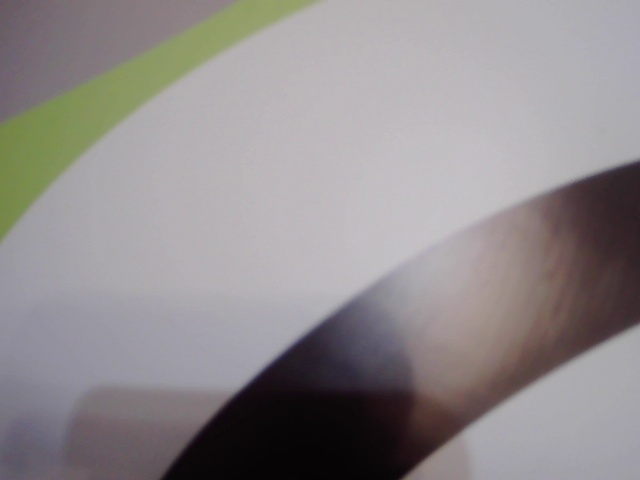
#> input picture notebooks/images/batch01/00b4f331-94f5-4e1f-bf18-1a7c91af62e0.jpg, 640 x 480 px
$ python -i image_tools.py   (imports and definitions only)
#> lines starting #> are read from the running program, lines starting #| are printed output that depends on the picture
#> further down, picture is the input picture: shape (480, 640, 3); mean B, G, R 141.2, 140.2, 145
# Libraries
import numpy as np
import cv2 as cv

# Constants
FIRST_K_SIZE = (15, 15)
SECOND_K_SIZE = (8, 8)
THRES_LOW_EDGES = 40
THRES_HIGH_EDGES = 45

RHO = 1
THETA = np.pi / 180
THRESHOLD = 40
MIN_LINE_LEN = 50

def detect_line(img):
    # First blurr
    blurred_img = cv.blur(img, ksize=FIRST_K_SIZE)

    # Canny edge detection
    canny_img = cv.Canny(blurred_img, THRES_LOW_EDGES, THRES_HIGH_EDGES)
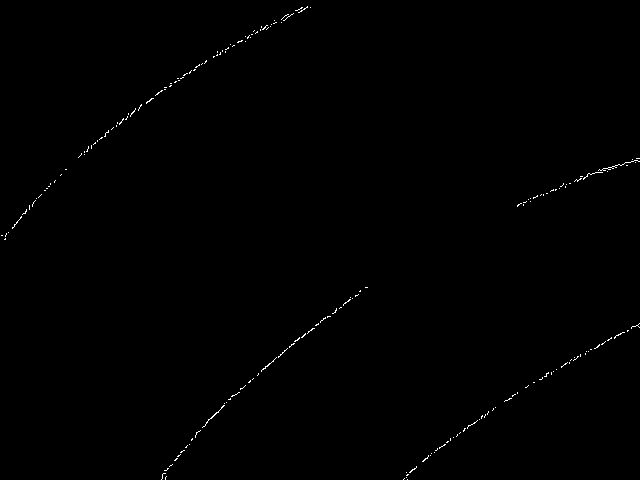
#> canny_img: shape (480, 640); 0.32% white in thin lines or dots

    # Second blurr
    blurred_canny_img = cv.blur(canny_img, ksize=SECOND_K_SIZE)

    # Hough Transform
    lines = cv.HoughLinesP(blurred_canny_img, RHO, THETA, THRESHOLD, minLineLength=MIN_LINE_LEN)
#> lines = 44 rows, first 6: [75, 161, 239, 37], [159, 474, 303, 330], [236, 400, 322, 314], [171, 459, 296, 334], [432, 447, 499, 405], [241, 46, 312, 4]

    # Compute average x position of the line
    lines = lines.reshape(-1, 4)
    avg_x = np.average((lines[:, 0] + lines[:, 2]) / 2)
#> avg_x = 358.9

    return avg_x

>>> import cv2
>>> picture = cv2.imread('../../notebooks/images/batch01/00b4f331-94f5-4e1f-bf18-1a7c91af62e0.jpg')
>>> result = detect_line(picture)
#> result = 358.9

$ run again, on notebooks/images/batch01/0339862a-cda9-4fc6-8e49-38406838bccb.jpg
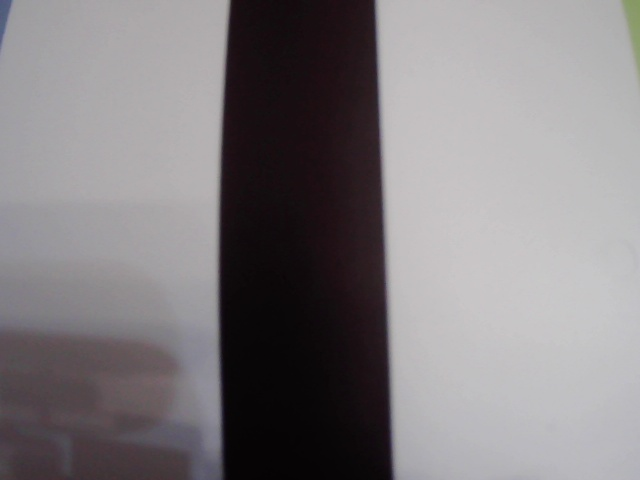
#> input picture notebooks/images/batch01/0339862a-cda9-4fc6-8e49-38406838bccb.jpg, 640 x 480 px
#> picture is the input picture: shape (480, 640, 3); mean B, G, R 128.5, 126, 130.1
#> in detect_line, `canny_img = cv.Canny(blurred_img, THRES_LOW_EDGES, THRES_HIGH_EDGES)`:
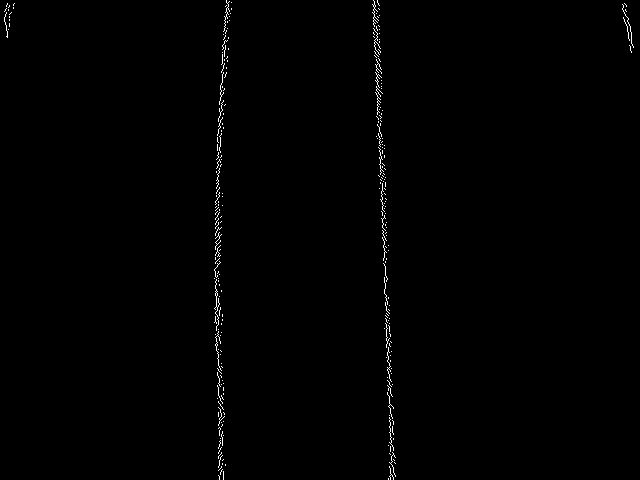
#> canny_img: shape (480, 640); 0.58% white in thin lines or dots
#> in detect_line, `blurred_canny_img = cv.blur(canny_img, ksize=SECOND_K_SIZE)`:
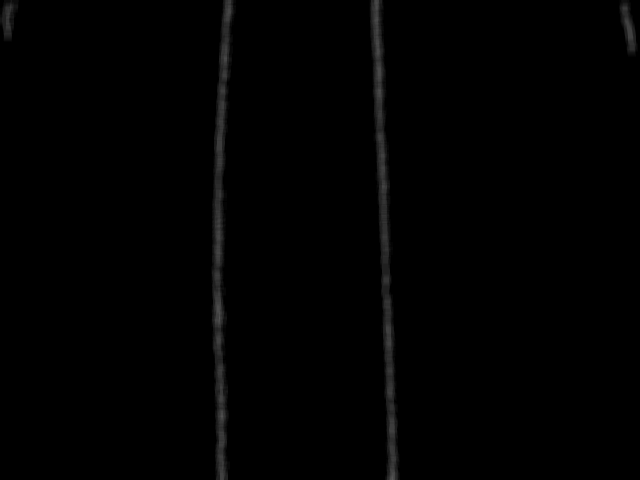
#> blurred_canny_img: shape (480, 640); min 0, max 88, mean 1.5
#> lines = 38 rows, first 6: [372, 0, 397, 479], [370, 0, 395, 479], [221, 479, 221, 13], [374, 102, 393, 479], [224, 170, 224, 0], [223, 479, 223, 360]
#> avg_x = 289.9

$ run again, on notebooks/images/batch01/03df0e05-cd57-4c56-8c4e-22843d9fd6d4.jpg
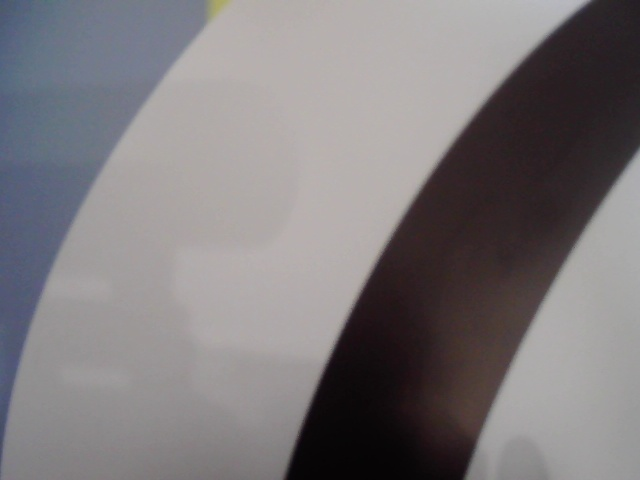
#> input picture notebooks/images/batch01/03df0e05-cd57-4c56-8c4e-22843d9fd6d4.jpg, 640 x 480 px
#> picture is the input picture: shape (480, 640, 3); mean B, G, R 123.9, 121.5, 125.6
#> in detect_line, `canny_img = cv.Canny(blurred_img, THRES_LOW_EDGES, THRES_HIGH_EDGES)`:
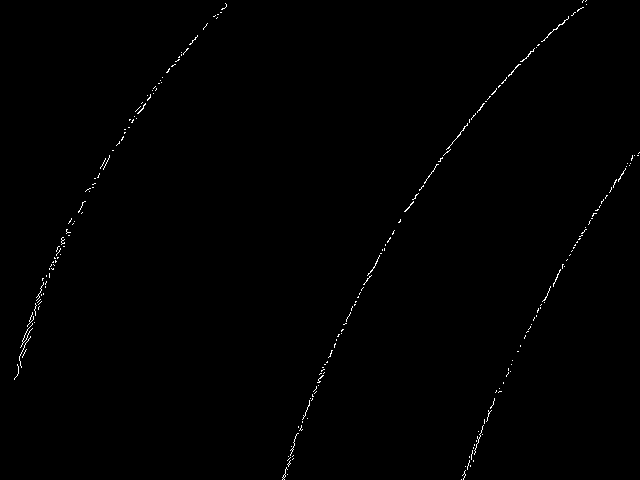
#> canny_img: shape (480, 640); 0.46% white in thin lines or dots
#> in detect_line, `blurred_canny_img = cv.blur(canny_img, ksize=SECOND_K_SIZE)`:
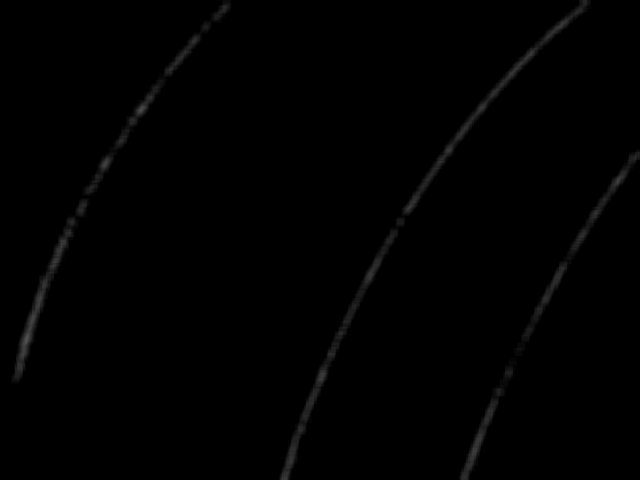
#> blurred_canny_img: shape (480, 640); min 0, max 80, mean 1.2
#> lines = 60 rows, first 6: [82, 193, 160, 90], [279, 478, 387, 234], [518, 355, 557, 266], [536, 324, 616, 175], [401, 214, 473, 125], [280, 479, 328, 371]
#> avg_x = 346.5
